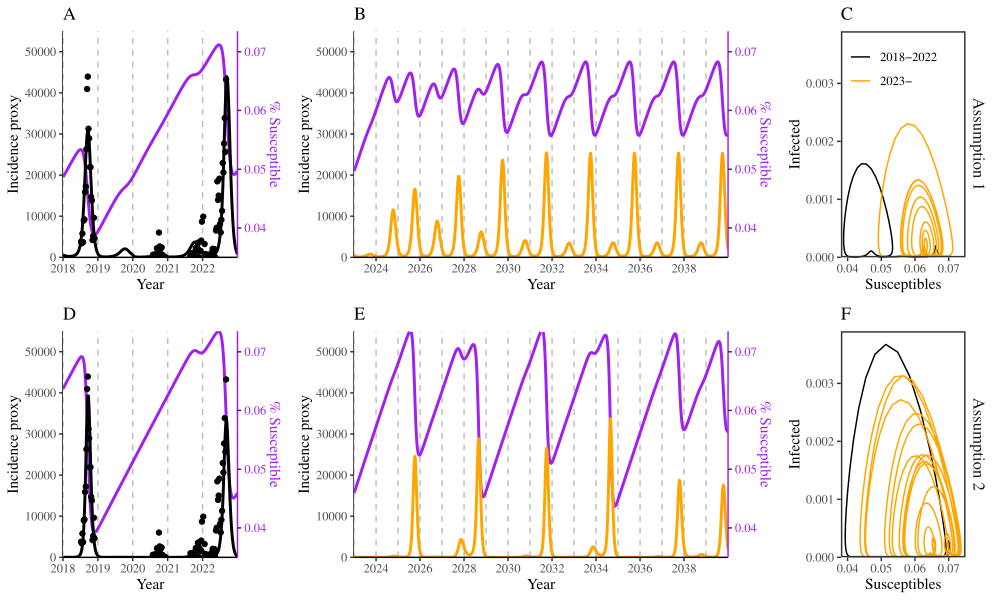

Here is the R script that generated this plot:
library(ggplot2); theme_set(theme_bw(base_family = "Times"))
library(tidyr)
library(dplyr)
library(deSolve)
library(egg)
source("../R/simulate_sir_deterministic.R")

load("../data_processed/data_processed_mobility_us.rda")
load("../data_processed/data_processed_d68_nvsn.rda")
load("../fit/fit_nonpi.rda")
load("../fit/fit_npi_beta.rda")
load("../fit/fit_npi_mobility_omega_R0_S0.rda")

fit_nonpi_best <- fit_nonpi %>%
    filter(logLik==max(logLik))

fit_npi_beta_best <- fit_npi_beta %>%
    filter(logLik==max(logLik))

fit_npi_beta_logLik <- fit_npi_beta %>%
    group_by(reduction, reduction_post) %>%
    summarize(
        logLik=unique(logLik)
    )

g1_logLik <- ggplot(fit_npi_beta_logLik) +
    geom_tile(aes(100*reduction, 100*reduction_post, fill=logLik)) +
    geom_point(data=filter(ungroup(fit_npi_beta_logLik), logLik==max(logLik)), aes(100*reduction,
                                                                                      100*reduction_post),
               color="white", size=5, shape=1, stroke=3) +
    scale_x_continuous("Percent reduction in contact rates in 2020-2021", expand=c(0, 0)) +
    scale_y_continuous("Percent reduction in contact rates in 2022", expand=c(0, 0)) +
    scale_fill_viridis_c()

ggsave("figure2_logLik_1.pdf", g1_logLik, width=6, height=4)

ss <- simulate_sir_npi_beta_deterministic(S0=1/fit_npi_beta_best$R0[1], I0=1e-5, R0=fit_npi_beta_best$R0[1], omega=2, tmax=30, phi=fit_npi_beta_best$phi[1],
                                          npistart=26*52,
                                          npiend=28*52,
                                          reduction = fit_npi_beta_best$reduction[1],
                                          reduction_post = fit_npi_beta_best$reduction_post[1])

ss2 <- simulate_sir_npi_beta_deterministic(S0=1/fit_npi_beta_best$R0[1], I0=1e-5, R0=fit_npi_beta_best$R0[1], omega=2, tmax=50, phi=fit_npi_beta_best$phi[1],
                                           npistart=26*52,
                                           npiend=28*52,
                                           reduction = fit_npi_beta_best$reduction[1],
                                           reduction_post = fit_npi_beta_best$reduction_post[1])

fit_npi_mobility_omega_R0_S0_logLik <- fit_npi_mobility_omega_R0_S0 %>%
    group_by(omega, R0, Reff) %>%
    summarize(
        logLik=unique(logLik)
    ) %>%
    mutate(
        omega=paste0("omega==",omega)
    )

g3_logLik <- ggplot(fit_npi_mobility_omega_R0_S0_logLik) +
    geom_tile(aes(R0, Reff, fill=logLik)) +
    geom_point(data=filter(ungroup(fit_npi_mobility_omega_R0_S0_logLik), logLik==max(logLik)), aes(R0,
                                                                                   Reff),
               color="white", size=5, shape=1, stroke=3) +
    scale_x_continuous("Basic reproduction number", expand=c(0, 0)) +
    scale_y_continuous("Effective reproduction number at the beginning of 2018", expand=c(0, 0)) +
    scale_fill_viridis_c() +
    facet_wrap(~omega, labeller = label_parsed)

ggsave("figure2_logLik_2.pdf", g3_logLik, width=8, height=8)

fit_npi_mobility_omega_R0_S0_best <- fit_npi_mobility_omega_R0_S0 %>%
    ungroup %>%
    filter(logLik==max(logLik))

which_match1 <- match(data_processed_d68_nvsn$year + data_processed_d68_nvsn$week/52, ss$time/52-24+2018)

qq_1 <- as.data.frame(qqnorm((diff(ss$C)*fit_nonpi_best$scale[1])[which_match1]-data_processed_d68_nvsn$proxy))

g1_qq <- ggplot(qq_1) +
    geom_point(aes(x, y)) +
    geom_qq_line(aes(sample=y), lty=2) +
    xlab("Theoretical quantiles") +
    ylab("Residual quantiles") +
    ggtitle("A. Assumption 1") +
    theme(
        panel.grid = element_blank()
    )

g1 <- ggplot(ss) +
    geom_vline(xintercept=2018:2023, col="gray", lty=2) +
    geom_line(aes(time/52-24+2018, (S-35000)/0.7), lwd=1, col="purple") +
    geom_line(aes(time/52-24+2018, c(NA, diff(C)*fit_nonpi_best$scale[1])), lwd=1, col="black") +
    geom_point(data=data_processed_d68_nvsn, aes(year+week/52, proxy)) +
    scale_x_continuous("Year", limits=c(2018, 2023), expand=c(0, 0),
                       breaks=2018:2022) +
    scale_y_continuous("Incidence proxy", limits=c(0, 55000), expand=c(0, 0),
                       sec.axis = sec_axis(~(.*0.7+35000)/1e6,
                                           name="% Susceptible")) +
    ggtitle("A") +
    theme(
        panel.grid = element_blank(),
        panel.border = element_blank(),
        axis.line = element_line(),
        axis.line.y.right = element_line(color="purple"),
        axis.title.y.right = element_text(color="purple"),
        axis.text.y.right = element_text(color="purple")
    )

g2 <- ggplot(ss2) +
    geom_vline(xintercept=2018:2039, col="gray", lty=2) +
    geom_line(aes(time/52-24+2018, (S-35000)/0.7), lwd=1, col="purple") +
    geom_line(aes(time/52-24+2018, c(NA, diff(C)*fit_nonpi_best$scale[1])), lwd=1, col="orange") +
    geom_point(data=data_processed_d68_nvsn, aes(year+week/52, proxy)) +
    scale_x_continuous("Year", limits=c(2023, 2040), expand=c(0, 0),
                       breaks=seq(2018, 2039, by=2)) +
    scale_y_continuous("Incidence proxy", limits=c(0, 55000), expand=c(0, 0),
                       sec.axis = sec_axis(~(.*0.7+35000)/1e6,
                                           name="% Susceptible")) +
    ggtitle("B") +
    theme(
        panel.grid = element_blank(),
        panel.border = element_blank(),
        axis.line = element_line(),
        axis.line.y.right = element_line(color="purple"),
        axis.title.y.right = element_text(color="purple"),
        axis.text.y.right = element_text(color="purple")
    )

g3 <- ss2 %>%
    mutate(
        year=time/52-24+2018,
        group=year <= 2022,
        group=factor(group,
                     levels=c(TRUE, FALSE),
                     labels=c("2018-2022", "2023-")),
        type="Assumption 1"
    ) %>%
    filter(year >= 2018) %>%
    ggplot() +
    geom_path(aes(S/1e6, I/1e6, col=group)) +
    scale_x_continuous("Susceptibles", limits=c(0.038, 0.075), expand=c(0, 0)) +
    scale_y_continuous("Infected", limits=c(0, 0.0039), expand=c(0, 0)) +
    scale_color_manual(values=c("black", "orange")) +
    ggtitle("C") +
    facet_grid(type~.) +
    theme(
        panel.grid = element_blank(),
        panel.border = element_rect(size=1),
        legend.title = element_blank(),
        legend.position = c(0.4, 0.85),
        legend.background = element_rect(fill="transparent"),
        strip.background = element_blank(),
        strip.text = element_text(size=12)
    )

which_match2 <- match(data_processed_d68_nvsn$year + data_processed_d68_nvsn$week/52, fit_npi_mobility_omega_R0_S0_best$time/52+2018)

qq_2 <- as.data.frame(qqnorm((diff(fit_npi_mobility_omega_R0_S0_best$C*fit_npi_mobility_omega_R0_S0_best$scale))[which_match2]-data_processed_d68_nvsn$proxy))

g2_qq <- ggplot(qq_2) +
    geom_point(aes(x, y)) +
    geom_qq_line(aes(sample=y), lty=2) +
    xlab("Theoretical quantiles") +
    ylab("Residual quantiles") +
    ggtitle("B. Assumption 2") +
    theme(
        panel.grid = element_blank()
    )

g4 <- ggplot(fit_npi_mobility_omega_R0_S0_best) +
    geom_vline(xintercept=2018:2023, col="gray", lty=2) +
    geom_line(aes(time/52+2018, (S-35000)/0.7), lwd=1, col="purple") +
    geom_line(aes(time/52+2018, c(NA, diff(C))*scale), lwd=1, col="black") +
    geom_point(data=data_processed_d68_nvsn, aes(year+week/52, proxy)) +
    scale_x_continuous("Year", limits=c(2018, 2023), expand=c(0, 0),
                       breaks=2018:2022) +
    scale_y_continuous("Incidence proxy", limits=c(0, 55000), expand=c(0, 0),
                       sec.axis = sec_axis(~(.*0.7+35000)/1e6,
                                           name="% Susceptible")) +
    ggtitle("D") +
    theme(
        panel.grid = element_blank(),
        panel.border = element_blank(),
        axis.line = element_line(),
        axis.line.y.right = element_line(color="purple"),
        axis.title.y.right = element_text(color="purple"),
        axis.text.y.right = element_text(color="purple")
    )

mobility <- data.frame(
    year=c(1993, rep(1994:2050, each=52)),
    week=c(52, rep(1:52, 57)),
    time=0:2964-1248,
    mobility=0
)

mobility[1361:(1361+nrow(data_processed_mobility_us)-1),"mobility"] <- data_processed_mobility_us$mean
mobility[(1361+nrow(data_processed_mobility_us)):(nrow(mobility)),"mobility"] <- tail(data_processed_mobility_us$mean, 1)

mobilityfun <- function(x) {
    approx(x=mobility$time, y=mobility$mobility, xout=x)$y
}

ss3 <- simulate_sir_npi_mobility_deterministic(S0=1/fit_npi_mobility_omega_R0_S0_best$R0[1]*fit_npi_mobility_omega_R0_S0_best$Reff[1],
                                              I0=1e-6, R0=fit_npi_mobility_omega_R0_S0_best$R0[1], omega=fit_npi_mobility_omega_R0_S0_best$omega[1],
                                              tmax=50, phi=fit_nonpi_best$phi[[1]],
                                              mobilityfun = mobilityfun,
                                              mobility_scale = 1)

g5 <- ggplot(ss3) +
    geom_vline(xintercept=2018:2039, col="gray", lty=2) +
    geom_line(aes(time/52+2018, (S-35000)/0.7), lwd=1, col="purple") +
    geom_line(aes(time/52+2018, c(NA, diff(C))*fit_npi_mobility_omega_R0_S0_best$scale[1]), lwd=1, col="orange") +
    geom_point(data=data_processed_d68_nvsn, aes(year+week/52, proxy)) +
    scale_x_continuous("Year", limits=c(2023, 2040), expand=c(0, 0),
                       breaks=seq(2018, 2039, by=2)) +
    scale_y_continuous("Incidence proxy", limits=c(0, 55000), expand=c(0, 0),
                       sec.axis = sec_axis(~(.*0.7+35000)/1e6,
                                           name="% Susceptible")) +
    ggtitle("E") +
    theme(
        panel.grid = element_blank(),
        panel.border = element_blank(),
        axis.line = element_line(),
        axis.line.y.right = element_line(color="purple"),
        axis.title.y.right = element_text(color="purple"),
        axis.text.y.right = element_text(color="purple")
    )

g6 <- ss3 %>%
    mutate(
        year=time/52+2018,
        group=year <= 2022,
        group=factor(group,
                     levels=c(TRUE, FALSE),
                     labels=c("2018-2022", "2023-")),
        type="Assumption 2"
    ) %>%
    ggplot() +
    geom_path(aes(S/1e6, I/1e6, col=group)) +
    scale_x_continuous("Susceptibles", limits=c(0.038, 0.075), expand=c(0, 0)) +
    scale_y_continuous("Infected", limits=c(0, 0.0039), expand=c(0, 0)) +
    scale_color_manual(values=c("black", "orange")) +
    ggtitle("F") +
    facet_grid(type~.) +
    theme(
        panel.grid = element_blank(),
        panel.border = element_rect(size=1),
        legend.position = "none",
        strip.background = element_blank(),
        strip.text = element_text(size=12)
    )

gcomb <- ggarrange(g1, g2, g3, g4, g5, g6, nrow=2, draw=FALSE,
                   widths=c(0.7, 1.5, 0.5))

ggsave("figure2.pdf", gcomb, width=10, height=6)

gcomb2 <- ggarrange(g1_qq, g2_qq, nrow=1)

ggsave("figure2_qq.pdf", gcomb2, width=8, height=4)
